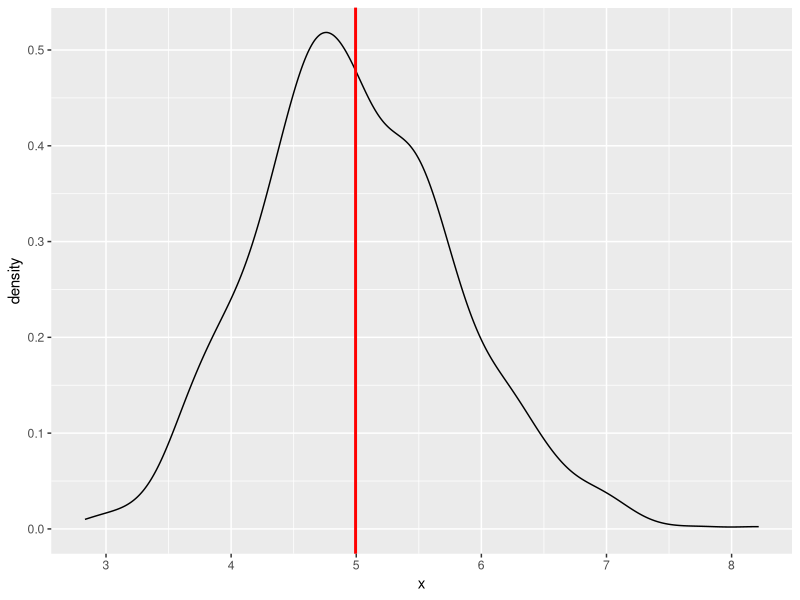
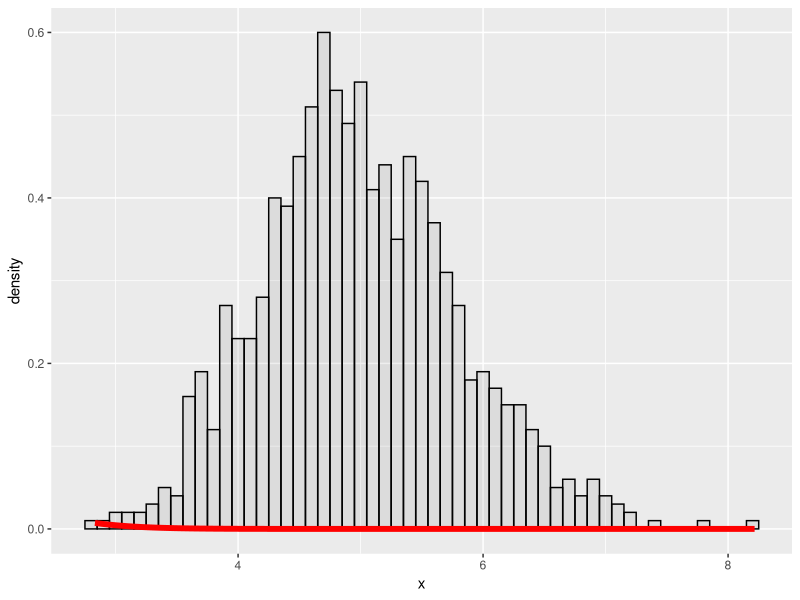
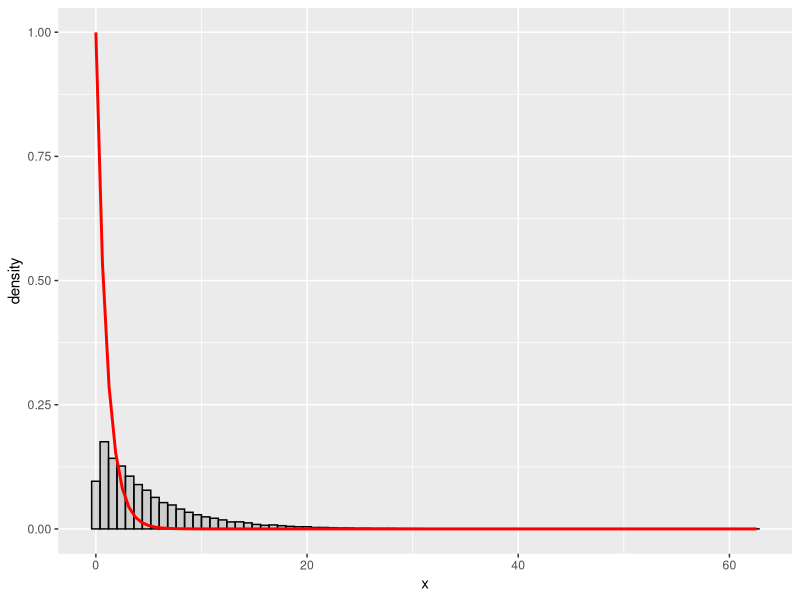
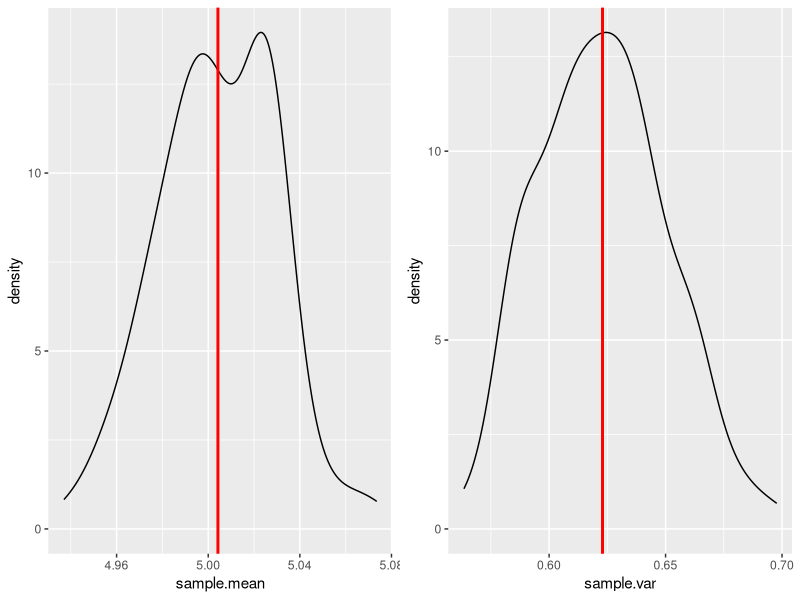
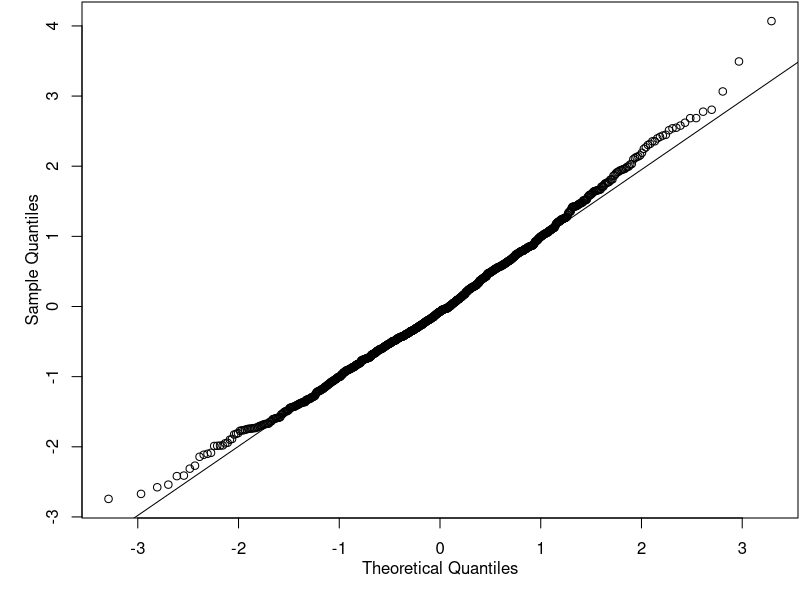

Write R code to recreate these figures, in order.
## ---- chunk 1
knitr::opts_chunk$set(message = FALSE, warning = FALSE)
library(ggplot2)
## ---- chunk 2
set.seed(2534)  # for reproducibility
nosim  <- 1000  # number of simulated averages
lambda <- 0.2   # rate parameter
data  <- data.frame( x = rexp(nosim * 40, lambda))
## ---- chunk 3
averages <- data.frame(x = apply(matrix(data$x,nosim),1,mean))
## ---- chunk 4
sample.mean <- mean(averages$x)
sample.mean
## ---- chunk 5
ggplot(averages, aes(x = x)) + 
geom_density() +
geom_vline(xintercept=sample.mean, size = 1, color = 'red') 
## ---- chunk 6
var(averages$x)
## ---- chunk 7
mu    <- 1/lambda
sigma <- 1/lambda
ggplot(averages, aes(x = x)) + 
geom_histogram(alpha = .10, binwidth=0.1, colour = "black", aes(y = ..density..)) +
stat_function(geom = "line", fun = dnorm, arg = list(mean = mu, sd = sigma/sqrt(40)),
              size = 2, colour = "red", fill = NA)
## ---- chunk 8
ggplot(data, aes(x = x)) + 
geom_histogram(alpha = .20, binwidth=0.8, colour = "black", aes(y = ..density..)) +
stat_function(fun = dexp, arg = list(rate = lambda), size = 1, colour = "red")
## ---- chunk 9
library(gridExtra)
set.seed(1332)
nosim  <- 1000
lambda <- 0.2  # rate parameter
data  <- data.frame( x = rexp(nosim * 40, lambda))

sample.mean = NULL
sample.var  = NULL
for (i in 1 : 100) {
  x = apply(matrix(rexp(nosim * 40, lambda),nosim),1,mean)
  sample.mean = c(sample.mean, mean(x))
  sample.var  = c(sample.var,  var(x))
  }

dat <- data.frame(sample.mean,sample.var)

plot1 <- ggplot(dat, aes(sample.mean)) + geom_density() +
  geom_vline(xintercept=mean(sample.mean), size = 1, color = 'red') 

plot2 <- ggplot(dat, aes(sample.var)) + geom_density() +
  geom_vline(xintercept=mean(sample.var), size = 1, color = 'red')

grid.arrange(plot1, plot2, ncol=2)
## ---- chunk 10
par(mar=c(4,4,0,0)+0.1,mgp=c(2,1,0))
y <- (averages$x-mu)/(sigma/sqrt(40))  # normalize the data
qqnorm(y, main = NULL)
qqline(y)
